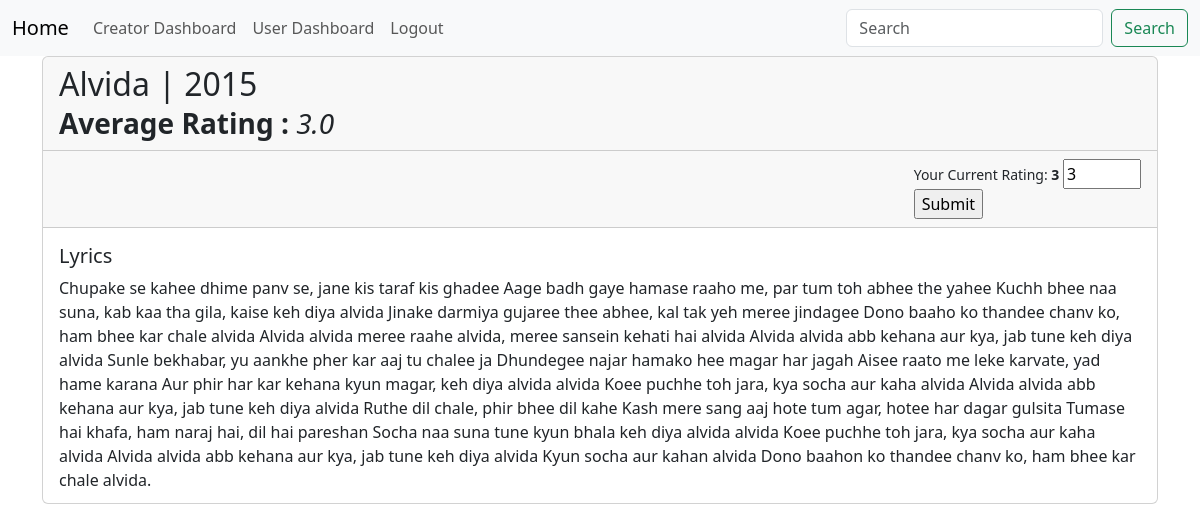
Page /song_details/4 (signed in) on the committed database.
### application/data/models.py (models this page shows, shortened)
class Songs(db.Model):
    __tablename__ = 'songs'
    id=db.Column(db.Integer(),autoincrement=True,primary_key=True)
    song_title=db.Column(db.String(),nullable=False)
    release_date=db.Column(db.String(),nullable=False)
    created_by=db.Column(db.String())
    lyrics = db.Column(db.String(),nullable=False)
    genre = db.Column(db.String(),nullable=False)
    language = db.Column(db.String(),nullable=False)
    song_url=db.Column(db.String(),nullable=False)
    song_pic=db.Column(db.String())
    is_flag = db.Column(db.Integer(),default=0)
    creator_id=db.Column(db.Integer(),db.ForeignKey("user.id"),nullable=False)
    playlist_id = db.relationship("SongInPlaylist",backref="songs",cascade="all, delete-orphan")
    songs_rating = db.relationship("SongRatings" , backref="songs",cascade="all, delete-orphan")
    album_id = db.relationship("SongInAlbum", backref = "songs",cascade="all, delete-orphan")

### application/routes.py (the view, shortened to what this page needs)
@app.route('/song_details/<int:Id>', methods=['GET','POST'])
@login_required
def song_details(Id):
    song = Songs.query.get(Id)
    rating = SongRatings.query.filter_by(song_id=Id, user_id=current_user.id).first()
    ar = average_rating(Id)
    print(ar)
    return render_template('song_details.html', song=song, rate=rating.ratings if rating else None , average_rating=ar)

### app.py (called while the page is built)
@app.after_request
def add_cors_headers(response):
    response.headers['Access-Control-Allow-Origin'] = 'http://localhost:5000'
    response.headers['Access-Control-Allow-Headers'] = 'Content-Type, Authorization'
    response.headers['Access-Control-Allow-Methods'] = 'GET, PUT, POST, DELETE, OPTIONS'
    return response

@app.after_request
def after_request(response):
    response = add_cors_headers(response)
    return response

### application/routes.py (called while the page is built)
@login_manager.user_loader
def load_user(id):
    return User.query.get(int(id))

def average_rating(id):
    ratings = SongRatings.query.filter_by(song_id=id).all()
    rate=0
    i=0
    for rating in ratings :
        rate+=rating.ratings
        i+=1
    if rate!=0 and i!=0:
        average_rating = rate/i
    else:
        average_rating ='No rating is made yet'
    return average_rating

### templates/song_details.html (shortened to what this page needs)
<!DOCTYPE html>
<html lang="en">
<head>
    <link href="https://cdn.jsdelivr.net/npm/bootstrap@5.3.2/dist/css/bootstrap.min.css" rel="stylesheet">
  </head>
<body>
  <nav class="navbar navbar-expand-lg bg-body-tertiary">
    <div class="container-fluid">
      <a class="navbar-brand" href="/">Home</a>
      <div class="collapse navbar-collapse" id="navbarSupportedContent">
        <ul class="navbar-nav me-auto mb-2 mb-lg-0">
          <li class="nav-item">
            <a class="nav-link" href="/creator_dashboard">Creator Dashboard</a>
          </li>
          <li class="nav-item">
            <a class="nav-link" href="/user_dashboard">User Dashboard</a>
          </li>
          <li class="nav-item">
            <a class="nav-link" href="/logout">Logout</a>
          </li>
        </ul>
        <form class="d-flex" role="search">
          <input class="form-control me-2" type="search" placeholder="Search" aria-label="Search">
          <button class="btn btn-outline-success" type="submit">Search</button>
        </form>
      </div>
    </div>
  </nav>
  <div class="container">
  <div class="card" style="height:28rem;">
    <h2 class="card-header">{{song.song_title}} | {{song.release_date}} <br>
      <small> <strong> Average Rating :</strong> <i>{{average_rating}}</i></small>
    </h2>
    <div class="right-container card-header">
      <form method="POST" action="{{url_for('song_details' , Id=song.id)}}">
        {% if rate %}
        <small>Your Current Rating:<strong> {{ rate }} </strong></small>
        <input type="number" min="1" max="5" required="True" name="rating" placeholder="Edit your rating from 1 to 5" class="rating_box" value="{{ rate }}"> <br>
        {% else %}
        <input type="number" min="1" max="5" required="True" name="rating" placeholder="Rate the song from 1 to 5" class="rating_box"> <br>
        {% endif %}
          <input type="submit" name="/Go" class="rating_submit right-container">
      </form>
  </div>
    <div class="card-body">
      <h5 class="card-title">Lyrics</h5>
      <p class="card-text">{{song.lyrics}}</p>
    </div>
  </div>
</div>
</body>
</html>

### templates/song_details.html (style rules this page uses)
.right-container { display: flex; justify-content: flex-end; }
.card-text { white-space: pre-line; }

### rows in the picture
Songs: song_title "Alvida", release_date "2015", lyrics "Chupake se kahee dhime panv se, jane kis taraf kis ghadee Aage badh gaye hamase raaho me, par tum toh abhee the yahee Kuchh bhee naa suna, kab kaa tha gila, kaise keh diya alvida Jinake darmiya gujaree thee abhee, kal tak yeh meree jindagee Dono baaho ko thandee chanv ko, ham bhee kar chale alvida Alvida alvida meree raahe alvida, meree sansein kehati hai alvida Alvida alvida abb kehana aur kya, jab tune keh diya alvida Sunle bekhabar, yu aankhe pher kar aaj tu chalee ja Dhundegee najar hamako hee magar har jagah Aisee raato me leke karvate, yad hame karana Aur phir har kar kehana kyun magar, keh diya alvida alvida Koee puchhe toh jara, kya socha aur kaha alvida Alvida alvida abb kehana aur…"

### other values in the picture
{{ average_rating }} "3.0"
{{ rate }} "3"
